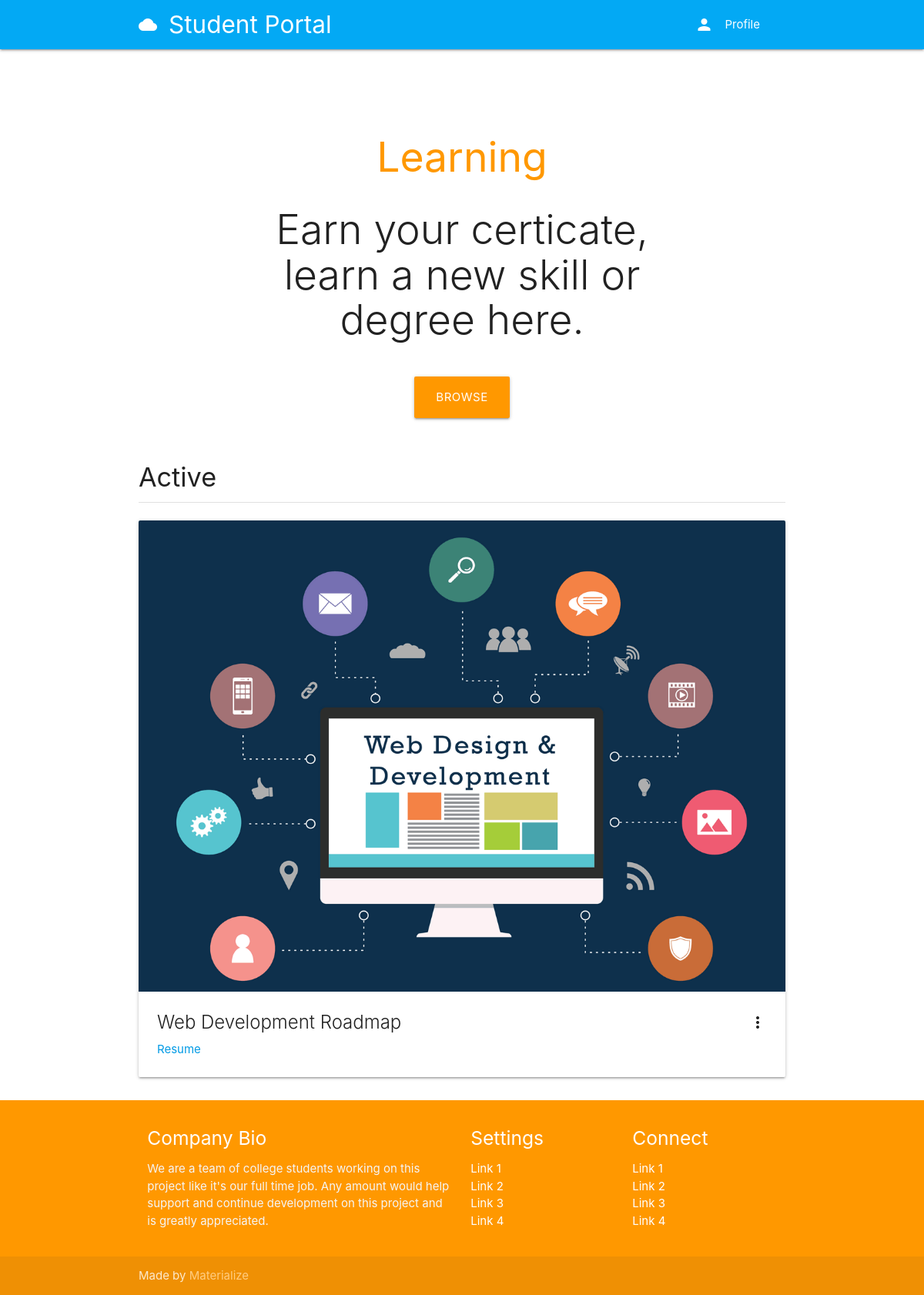
Screenshot of / (signed in) with the database file from the repository.
### classroom/models.py (models this page shows, shortened)
class Course(models.Model):
    id = models.UUIDField(primary_key=True, default=uuid.uuid4, editable=False)
    picture = models.ImageField(upload_to=user_directory_path)
    title = models.CharField(max_length=200)
    description = models.CharField(max_length=300)
    category = models.ForeignKey(Category, on_delete=models.CASCADE)
    syllabus = RichTextField()
    user = models.ForeignKey(User, on_delete=models.CASCADE, related_name='Course_Owner')
    enrolled = models.ManyToManyField(User, related_name='Enrolled_User')
    modules = models.ManyToManyField(Module, related_name='Course_Modules')

### classroom/views.py (the view)
# urls.py: path('', index, name='index'),
def index(request):
    user = request.user
    courses = Course.objects.filter(enrolled=user)
    context = {
        'courses': courses,
    }
    template = loader.get_template('index.html')
    return HttpResponse(template.render(context, request))

### authy/views.py (called while the page is built)
def side_nav_info(request):
	user = request.user
	nav_profile = None
	if user.is_authenticated:
		nav_profile = Profile.objects.get(user=user)
	return {'nav_profile': nav_profile}

### student_portal/templates/index.html (shortened to what this page needs)
{% extends 'base.html' %}
{% load static %}
{% block banner %}
  <div class="section no-pad-bot" id='index-banner'>
    <div class="container">
      <br><br>
      <h2 class="header orange-text center">Learning</h2>
      <h2 class="header col s12 light center">Earn your certicate, learn a new skill or degree here.</h2>
    </div>
    <br>
    <div class="row center">
      <a href="{% url 'categories' %}" class="btn-large orange">Browse</a>
    </div>
  </div>
{% endblock %}
{% block content %}
  <div class="section">
    <h4>Active</h4>
    <div class="divider"></div>
  </div>
  {% for course in courses %}
  <div class="card">
    <div class="card-image waves-effect waves-block waves-light">
      <img class="activator" src="{{ course.picture.url }}" alt="{{ course.title }}">
    </div>
    <div class="card-content">
      <span class="card-title activator grey-text text-darken-4">{{ course.title }}<i class="material-icons right">more_vert</i></span>
      <p><a href="#">Resume</a></p>
    </div>
  </div>
  {% endfor %}
{% endblock %}

### rows the page displays
Course: picture (picture), title "Web Development Roadmap"
